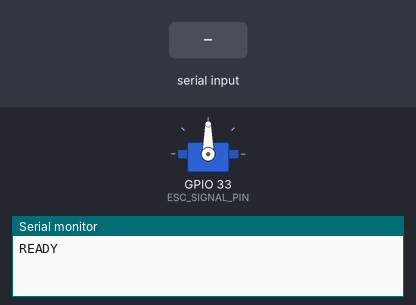
A sketch run on a simulated ESP32. On the bench: servo, the last lines printed to the serial monitor. The inputs (shaded band) are chosen by the test bench.

Above: at 6.2 s.
6.3 s: "PWM 90\n" received over Serial
At 6.7 s:
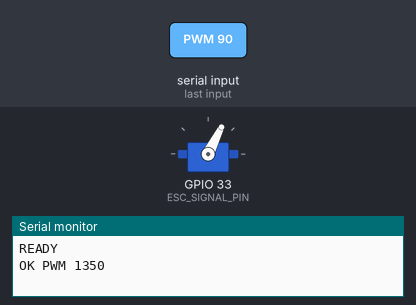
8.8 s: "STOP\n" received over Serial
10.3 s: "PWM \n" received over Serial
Timing chart, 0 to 13.3 s (numbered marks = the images above; inputs shaded):
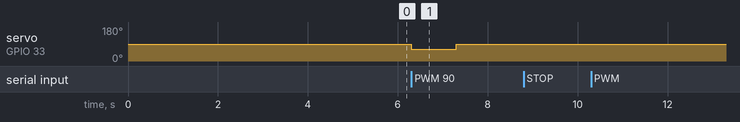

The sketch:

esp32_thruster.ino
```cpp
#include <ESP32Servo.h>

#define ESC_SIGNAL_PIN 33

#define THRUSTER_CALIBRATION_DELAY 5000
#define STALL_US 1500
#define DUTY_CYCLE_MIN 1350
#define DUTY_CYCLE_MAX 2000
#define SERIAL_BAUD 115200
#define COMMAND_TIMEOUT_MS 1000

Servo thruster;
unsigned long last_command_ms = 0;
int current_pwm_us = STALL_US;

int clampPwm(int value) {
  if (value < DUTY_CYCLE_MIN) {
    return DUTY_CYCLE_MIN;
  }
  if (value > DUTY_CYCLE_MAX) {
    return DUTY_CYCLE_MAX;
  }
  return value;
}

void writeThruster(int pwm_us) {
  current_pwm_us = clampPwm(pwm_us);
  thruster.writeMicroseconds(current_pwm_us);
}

void setup() {
  Serial.begin(SERIAL_BAUD);
  thruster.attach(ESC_SIGNAL_PIN, 1000, 2000);
  writeThruster(STALL_US);
  delay(THRUSTER_CALIBRATION_DELAY);
  last_command_ms = millis();
  Serial.println("READY");
}

void handleCommand(String line) {
  line.trim();
  line.toUpperCase();

  if (line == "STOP") {
    writeThruster(STALL_US);
    last_command_ms = millis();
    Serial.println("OK STOP");
    return;
  }

  if (line.startsWith("PWM ")) {
    int pwm_us = line.substring(4).toInt();
    writeThruster(pwm_us);
    last_command_ms = millis();
    Serial.print("OK PWM ");
    Serial.println(current_pwm_us);
    return;
  }

  Serial.print("ERR ");
  Serial.println(line);
}

void loop() {
  if (Serial.available()) {
    String line = Serial.readStringUntil('\n');
    handleCommand(line);
  }

  if (millis() - last_command_ms > COMMAND_TIMEOUT_MS) {
    writeThruster(STALL_US);
  }
}
```

Measured:
- after the input at 6.3 s, servo on GPIO 33 (ESC_SIGNAL_PIN): 90° → 63° at once, → 90° 1.0 s later
